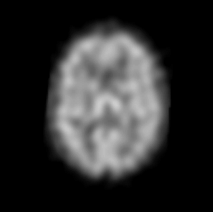
%> input picture Lab2/brain1.png, 213 x 212 px
$ octave Q10.m   (GNU Octave 9; MATLAB toolbox functions it lacks are replaced by stand-ins)
%> lines starting %> are read from the running program, lines starting %| are printed output that depends on the picture
I = imread('brain1.png');
%> I is the input picture: size 212x213 uint8; min 0, max 205, mean 45.3
J = imread('brain2.png');
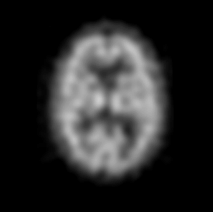
%> input picture Lab2/brain2.png, 213 x 212 px
%> J is the input picture: size 212x213 uint8; min 0, max 205, mean 40.5
K = imread('brain3.png');
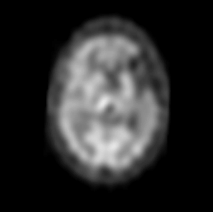
%> input picture Lab2/brain3.png, 213 x 212 px
%> K is the input picture: size 212x213 uint8; min 0, max 233, mean 42.7

figure
imshow(I)
figure
imshow(J)
figure
imshow(K)

I = double(J)
%> I: size 212x213 double
L = (I+J)/2;
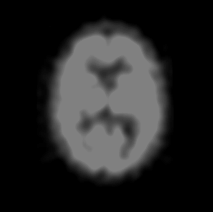
%> L: size 212x213 uint8; min 0, max 128, mean 36

figure
imshow(L)
